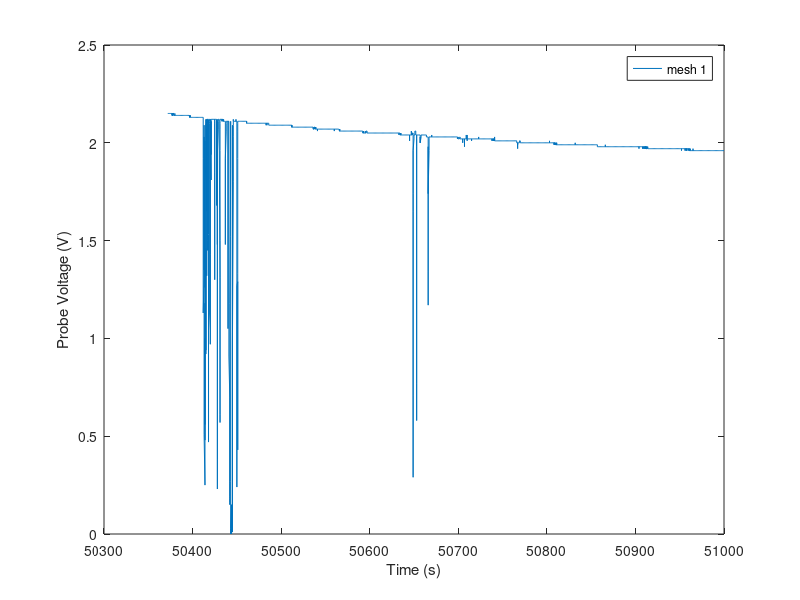
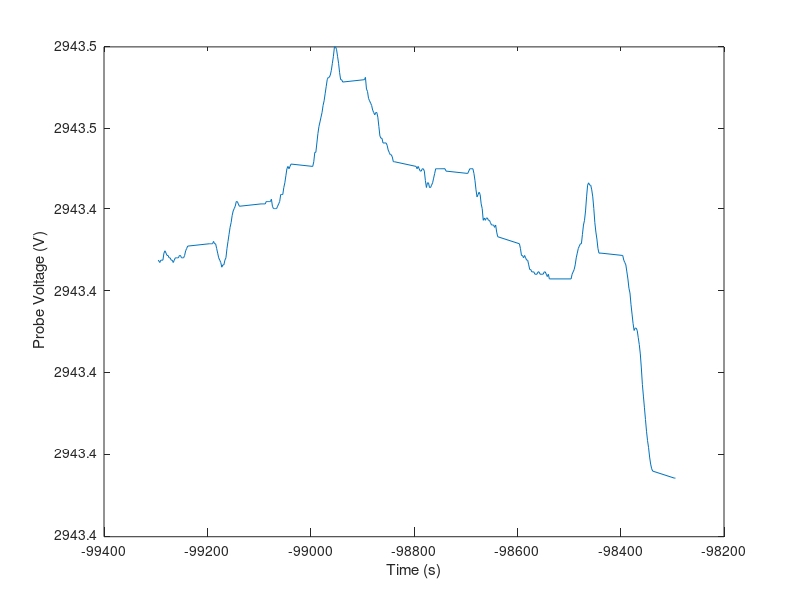
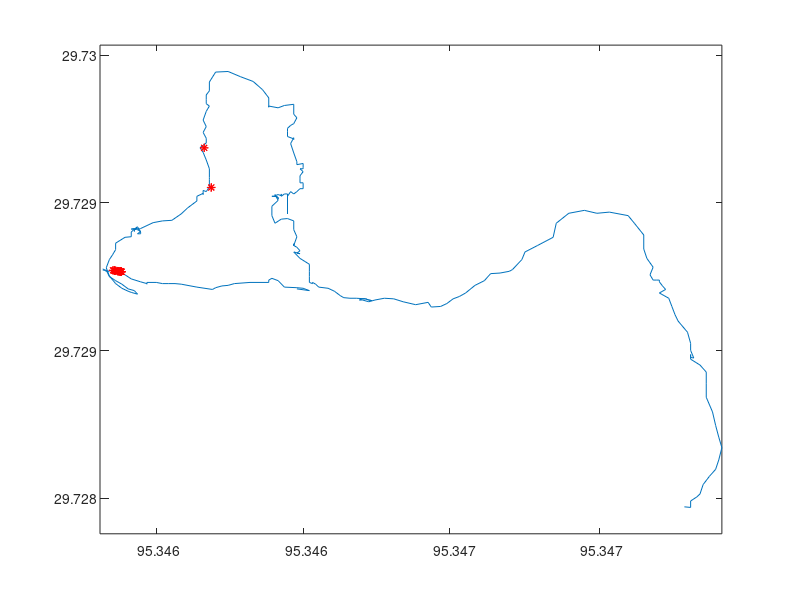

The MATLAB source for these figures, in order: (Note: this script raises an error after producing the figures.)
function [killLat,killLon]=convertBugZapperToGPSv2
% http://www.gpsvisualizer.com/map?output_google works great with the data.
% http://aprs.gids.nl/nmea/#rmc
% http://aprs.gids.nl/nmea/#gga


% load files
%Voltage = load('Voltage.TXT');
%GPS = load('GPS_parsed.txt');
fileID = fopen('Voltage.TXT');
                        %0.00,1,2.15,0,0.00,1,13:59:32
voltageCell = textscan(fileID,'%f,%f,%f,%f,%f,%f,%f:%f:%f');
voltage = cell2mat(voltageCell);
fclose(fileID);


fileID = fopen('GPS_parsed.txt');
                        %030316,201002.00,2943.4070 N,9520.5025 W
gpsCell = textscan(fileID,'%f,%f,%f N,%f W');
gps = cell2mat(gpsCell);
fclose(fileID);
%change to same time
timeOffset = 149648;


[timeGps,gI]=sort(gps(:,2));

dateGps       = gps(gI,1);
timeGps       = timeGps-timeOffset;
lat           = gps(gI,3);
lon           = gps(gI,4);

mesh1       = voltage(:,1);
bugCount1   = voltage(:,2);
mesh2       = voltage(:,3);
bugCount2   = voltage(:,4);
mesh3       = voltage(:,5);
bugCount3   = voltage(:,6);
hh          = voltage(:,7);
mm          = voltage(:,8);
ss          = voltage(:,9);
timeInS     = 60*(60*hh+mm)+ss;

% convert voltage data to events and times
kills2 = [diff(bugCount2);0];
% interpolate GPS readings for each kill event
killLon = interp1(timeGps(1:2:end),lon(1:2:end),timeInS(kills2>0));
killLat = interp1(timeGps(1:2:end),lat(1:2:end),timeInS(kills2>0));

% translate GPS logger data to degrees for plot
latdeg = gpsDataToDegrees(lat);
londeg = gpsDataToDegrees(lon);
killlatdeg = gpsDataToDegrees(killLat);
killlondeg = gpsDataToDegrees(killLon);

% plot path
figure(1); clf
plot(timeInS,mesh2)
legend('mesh 1','mesh 2','mesh 3')
xlabel('Time (s)')
ylabel('Probe Voltage (V)')

figure(2); clf
plot(timeGps-149648,lat)
%legend('mesh 1','mesh 2','mesh 3')
xlabel('Time (s)')
ylabel('Probe Voltage (V)')

figure(3); clf
plot(londeg,latdeg,'-',killlondeg,killlatdeg,'*r')
axis equal
ax=gca;
ax.XDir = 'reverse';
%legend('mesh 1','mesh 2','mesh 3')
xlabel('Longitude (^o W)')
ylabel('Latitude (^o N)')



%plot events

function [gpsDegrees] = gpsDataToDegrees(gpsData)
    degrees = floor(gpsData/100);
    minutes = floor(gpsData-degrees*100);
    seconds = rem(gpsData,1)*100;
    gpsDegrees = degrees + minutes./60 + seconds./3600;
